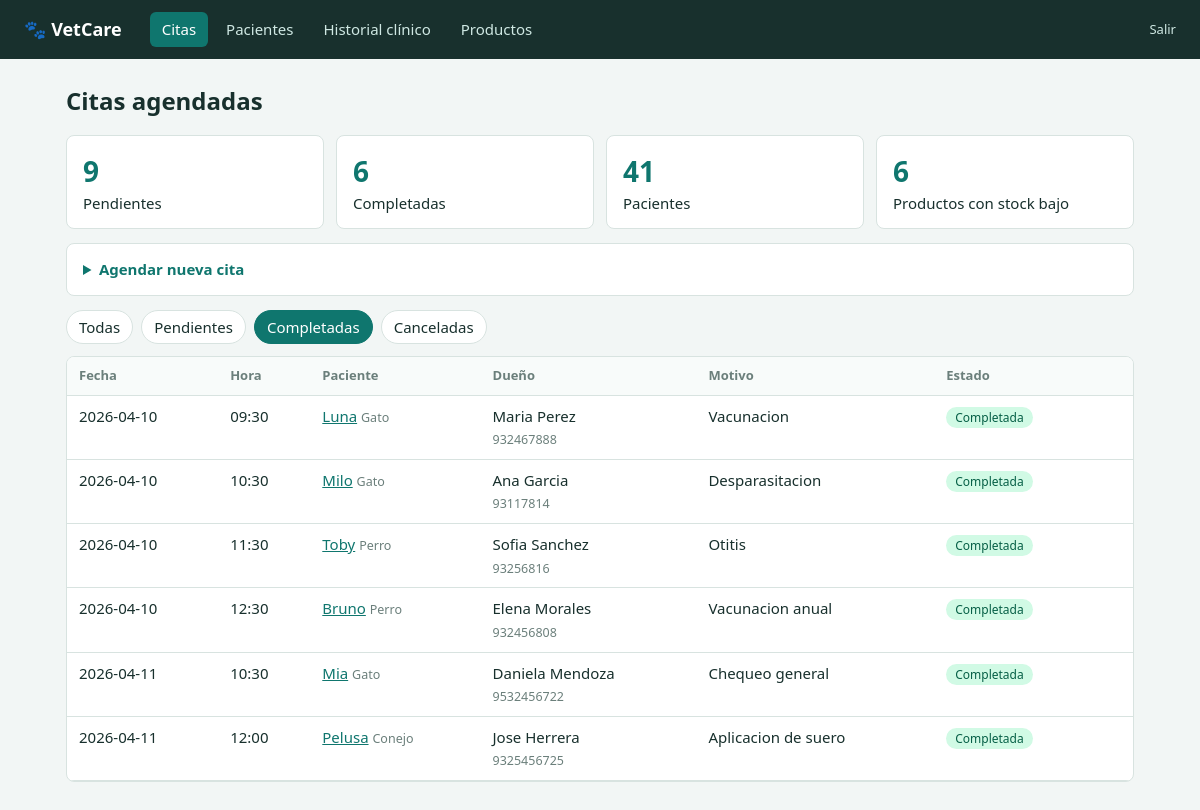
/citas.php?estado=Completada (signed in), run on the app's committed database.
### tables this page shows
CREATE TABLE `citas` (
  `id_cita` int(11) NOT NULL,
  `id_Pacientes` int(11) DEFAULT NULL,
  `id_usuario` int(11) DEFAULT NULL,
  `fecha` date DEFAULT NULL,
  `hora` time DEFAULT NULL,
  `motivo` text DEFAULT NULL,
  `estado` varchar(50) DEFAULT NULL
);

CREATE TABLE `pacientes` (
  `id_Pacientes` int(11) NOT NULL,
  `nombre` varchar(100) NOT NULL,
  `especie` varchar(50) DEFAULT NULL,
  `raza` varchar(50) DEFAULT NULL,
  `sexo` enum('Macho','Hembra') DEFAULT NULL,
  `fecha_nacimiento` date DEFAULT NULL,
  `peso` decimal(5,2) DEFAULT NULL,
  `estado` varchar(50) DEFAULT NULL,
  `Id_Clientes` int(11) DEFAULT NULL
);

CREATE TABLE `clientes` (
  `Id_Clientes` int(11) NOT NULL,
  `nombre` varchar(100) NOT NULL,
  `apellido_paterno` varchar(100) NOT NULL,
  `apellido_materno` varchar(100) DEFAULT NULL,
  `telefono1` varchar(20) DEFAULT NULL,
  `email` varchar(150) DEFAULT NULL,
  `direccion` text DEFAULT NULL,
  `Fecha_registro` date DEFAULT NULL,
  `telefono2` varchar(20) DEFAULT NULL
);

### citas.php (the view, shortened to what this page needs)
<?php
require 'config.php';
$f = $_GET['estado'] ?? '';
$q = $pdo->prepare("SELECT c.*, p.nombre mascota, p.especie, cl.nombre dueno, cl.apellido_paterno ap, cl.telefono1
  FROM citas c JOIN pacientes p ON p.id_Pacientes=c.id_Pacientes LEFT JOIN clientes cl ON cl.Id_Clientes=p.Id_Clientes
  WHERE (?='' OR c.estado=?) ORDER BY c.estado='Pendiente' DESC, c.fecha, c.hora");
$q->execute([$f, $f]);
$citas = $q->fetchAll();
$n = $pdo->query("SELECT SUM(estado='Pendiente') p, SUM(estado='Completada') c FROM citas")->fetch();
head('Citas agendadas'); ?>
<div class="stats">
  <div class="card"><b><?= (int)$n['p'] ?></b>Pendientes</div>
  <div class="card"><b><?= (int)$n['c'] ?></b>Completadas</div>
  <div class="card"><b><?= $pdo->query('SELECT COUNT(*) FROM pacientes')->fetchColumn() ?></b>Pacientes</div>
  <div class="card"><b><?= $pdo->query('SELECT COUNT(*) FROM productos WHERE stock<10')->fetchColumn() ?></b>Productos con stock bajo</div>
</div>
<details class="card">
  <summary>Agendar nueva cita</summary>
</details>
<p class="filters"><?php foreach (['' => 'Todas', 'Pendiente' => 'Pendientes', 'Completada' => 'Completadas', 'Cancelada' => 'Canceladas'] as $k => $l)
                      echo '<a href="?estado=' . $k . '"' . ($k === $f ? ' class="on"' : '') . '>' . $l . '</a>'; ?></p>
<div class="scroll">
  <table>
    <tr>
      <th>Fecha</th>
      <th>Hora</th>
      <th>Paciente</th>
      <th>Dueño</th>
      <th>Motivo</th>
      <th>Estado</th>
      <th></th>
    </tr>
    <?php foreach ($citas as $c): ?><tr>
        <td><?= e($c['fecha']) ?></td>
        <td><?= substr($c['hora'], 0, 5) ?></td>
        <td><a href="historial.php?id=<?= $c['id_Pacientes'] ?>"><?= e($c['mascota']) ?></a> <small class="muted"><?= e($c['especie']) ?></small></td>
        <td><?= e($c['dueno'] . ' ' . $c['ap']) ?><br><small class="muted"><?= e($c['telefono1']) ?></small></td>
        <td><?= e($c['motivo']) ?></td>
        <td><span class="tag <?= strtolower($c['estado']) ?>"><?= e($c['estado']) ?></span></td>
        <td><?php if ($c['estado'] === 'Pendiente'): ?><form method="post" class="inline"><?= tok() ?><input type="hidden" name="id" value="<?= $c['id_cita'] ?>">
            </form><?php endif; ?></td>
      </tr>
    <?php endforeach;
    if (!$citas) echo '<tr><td colspan="7" class="muted">No hay citas con este filtro.</td></tr>'; ?>
  </table>
</div>

### style.css (style rules this page uses)
:root { --ink: #18302d; --bg: #f2f6f5; --card: #fff; --acc: #0f766e; --line: #d8e3e0; --muted: #6b7f7b; --warn: #b45309 }
* { box-sizing: border-box }
body { margin: 0; font: 15px/1.5 "Segoe UI", system-ui, sans-serif; background: var(--bg); color: var(--ink) }
.card { background: var(--card); border: 1px solid var(--line); border-radius: 8px; padding: 14px 16px; margin-bottom: 14px }
.stats { display: grid; grid-template-columns: repeat(auto-fit, minmax(160px, 1fr)); gap: 12px; margin-bottom: 14px }
.stats .card { margin: 0 }
.stats b { display: block; font-size: 28px; color: var(--acc) }
summary { cursor: pointer; font-weight: 600; color: var(--acc) }
.filters { display: flex; gap: 8px; flex-wrap: wrap; margin: 0 0 12px }
.filters a { padding: 5px 12px; border: 1px solid var(--line); border-radius: 99px; background: #fff; color: var(--ink); text-decoration: none }
.filters a.on { background: var(--acc); color: #fff; border-color: var(--acc) }
.scroll { overflow-x: auto; background: var(--card); border: 1px solid var(--line); border-radius: 8px }
table { width: 100%; border-collapse: collapse }
th, td { padding: 9px 12px; text-align: left; border-bottom: 1px solid var(--line); vertical-align: top }
th { font-size: 13px; color: var(--muted); background: #f8fbfa }
a { color: var(--acc) }
.muted { color: var(--muted) }
.tag { padding: 2px 9px; border-radius: 99px; font-size: 12px; background: #e2e8f0 }
.tag.completada { background: #d1fae5; color: #065f46 }

### data on the page
citas: fecha "2026-04-10", hora "09:30", id_Pacientes.nombre "Luna", id_Pacientes.especie "Gato", clientes.nombre+apellido_paterno "Maria Perez", clientes.telefono1 "932467888", motivo "Vacunacion", estado "Completada"
citas: fecha "2026-04-10", hora "10:30", id_Pacientes.nombre "Milo", id_Pacientes.especie "Gato", clientes.nombre+apellido_paterno "Ana Garcia", clientes.telefono1 "93117814", motivo "Desparasitacion", estado "Completada"
citas: fecha "2026-04-10", hora "11:30", id_Pacientes.nombre "Toby", id_Pacientes.especie "Perro", clientes.nombre+apellido_paterno "Sofia Sanchez", clientes.telefono1 "93256816", motivo "Otitis", estado "Completada"
citas: fecha "2026-04-10", hora "12:30", id_Pacientes.nombre "Bruno", id_Pacientes.especie "Perro", clientes.nombre+apellido_paterno "Elena Morales", clientes.telefono1 "932456808", motivo "Vacunacion anual", estado "Completada"
citas: fecha "2026-04-11", hora "10:30", id_Pacientes.nombre "Mia", id_Pacientes.especie "Gato", clientes.nombre+apellido_paterno "Daniela Mendoza", clientes.telefono1 "9532456722", motivo "Chequeo general", estado "Completada"
citas: fecha "2026-04-11", hora "12:00", id_Pacientes.nombre "Pelusa", id_Pacientes.especie "Conejo", clientes.nombre+apellido_paterno "Jose Herrera", clientes.telefono1 "9325456725", motivo "Aplicacion de suero", estado "Completada"

### other printed values
$l "Citas"
$l "Pacientes"
$l "Historial clínico"
$l "Productos"
$t "Citas agendadas"
$n['p'] "9"
$n['c'] "6"
$pdo->query('SELECT COUNT(*) FROM pacientes')->fetchColumn() "41"
$l "Todas"
$l "Pendientes"
$l "Completadas"
$l "Canceladas"
